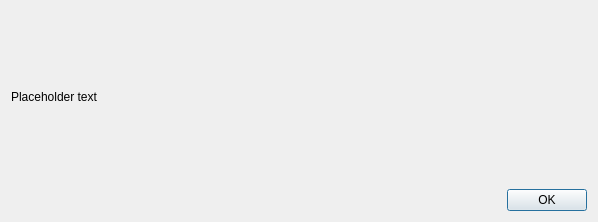
<?xml version="1.0" encoding="UTF-8"?>
<ui version="4.0">
 <class>StartOptionsDialog</class>
 <widget class="QDialog" name="StartOptionsDialog">
  <property name="geometry">
   <rect>
    <x>0</x>
    <y>0</y>
    <width>598</width>
    <height>222</height>
   </rect>
  </property>
  <property name="sizePolicy">
   <sizepolicy hsizetype="Preferred" vsizetype="Minimum">
    <horstretch>0</horstretch>
    <verstretch>0</verstretch>
   </sizepolicy>
  </property>
  <property name="minimumSize">
   <size>
    <width>550</width>
    <height>0</height>
   </size>
  </property>
  <property name="windowTitle">
   <string>StartOptions Error</string>
  </property>
  <layout class="QVBoxLayout" name="verticalLayout">
   <property name="sizeConstraint">
    <enum>QLayout::SetMinimumSize</enum>
   </property>
   <item>
    <widget class="QLabel" name="ErrorLable">
     <property name="text">
      <string notr="true">Placeholder text</string>
     </property>
     <property name="textFormat">
      <enum>Qt::RichText</enum>
     </property>
     <property name="wordWrap">
      <bool>true</bool>
     </property>
    </widget>
   </item>
   <item>
    <widget class="QDialogButtonBox" name="buttonBox">
     <property name="orientation">
      <enum>Qt::Horizontal</enum>
     </property>
     <property name="standardButtons">
      <set>QDialogButtonBox::Ok</set>
     </property>
    </widget>
   </item>
  </layout>
 </widget>
 <resources/>
 <connections>
  <connection>
   <sender>buttonBox</sender>
   <signal>accepted()</signal>
   <receiver>StartOptionsDialog</receiver>
   <slot>accept()</slot>
   <hints>
    <hint type="sourcelabel">
     <x>20</x>
     <y>20</y>
    </hint>
    <hint type="destinationlabel">
     <x>20</x>
     <y>20</y>
    </hint>
   </hints>
  </connection>
  <connection>
   <sender>buttonBox</sender>
   <signal>rejected()</signal>
   <receiver>StartOptionsDialog</receiver>
   <slot>reject()</slot>
   <hints>
    <hint type="sourcelabel">
     <x>20</x>
     <y>20</y>
    </hint>
    <hint type="destinationlabel">
     <x>20</x>
     <y>20</y>
    </hint>
   </hints>
  </connection>
 </connections>
</ui>
